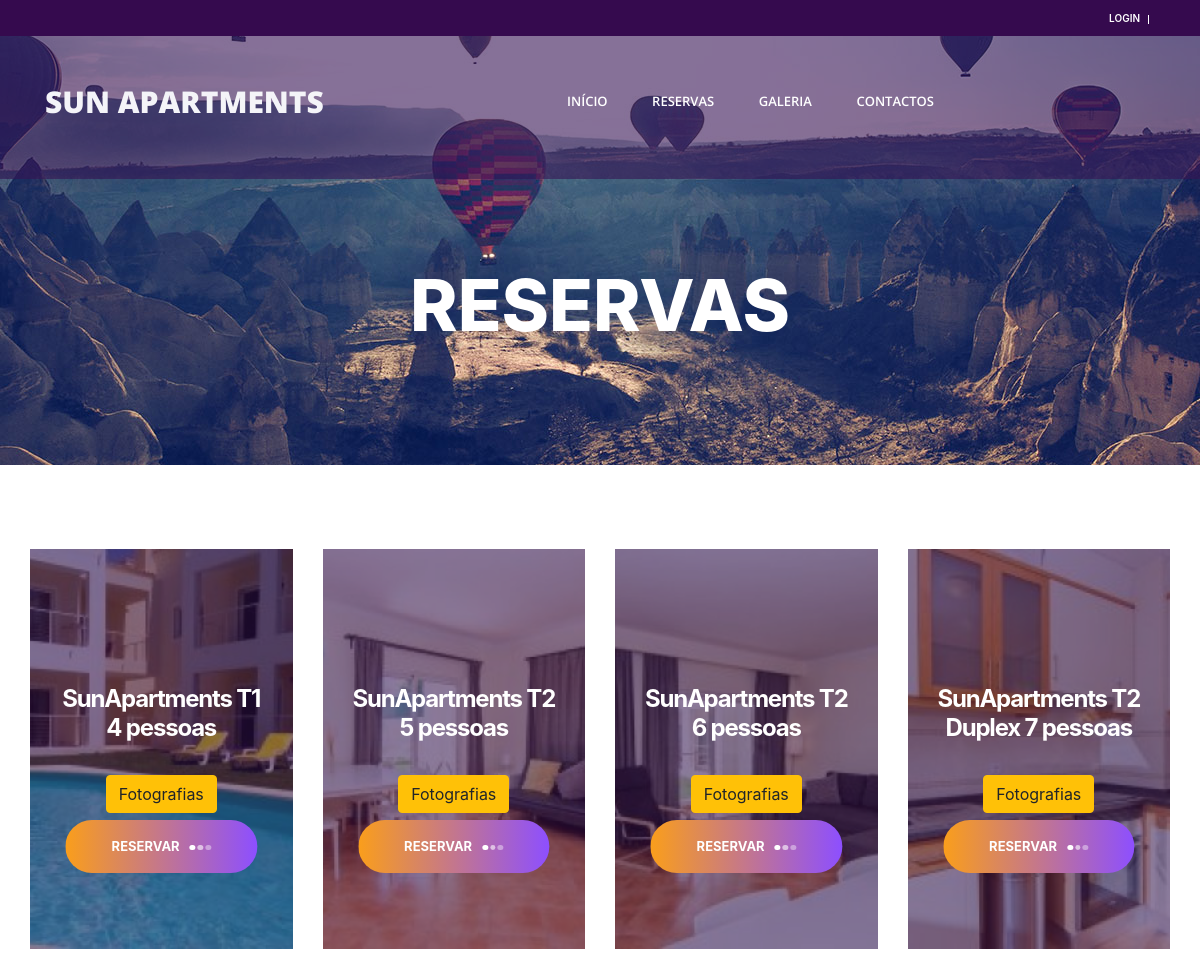
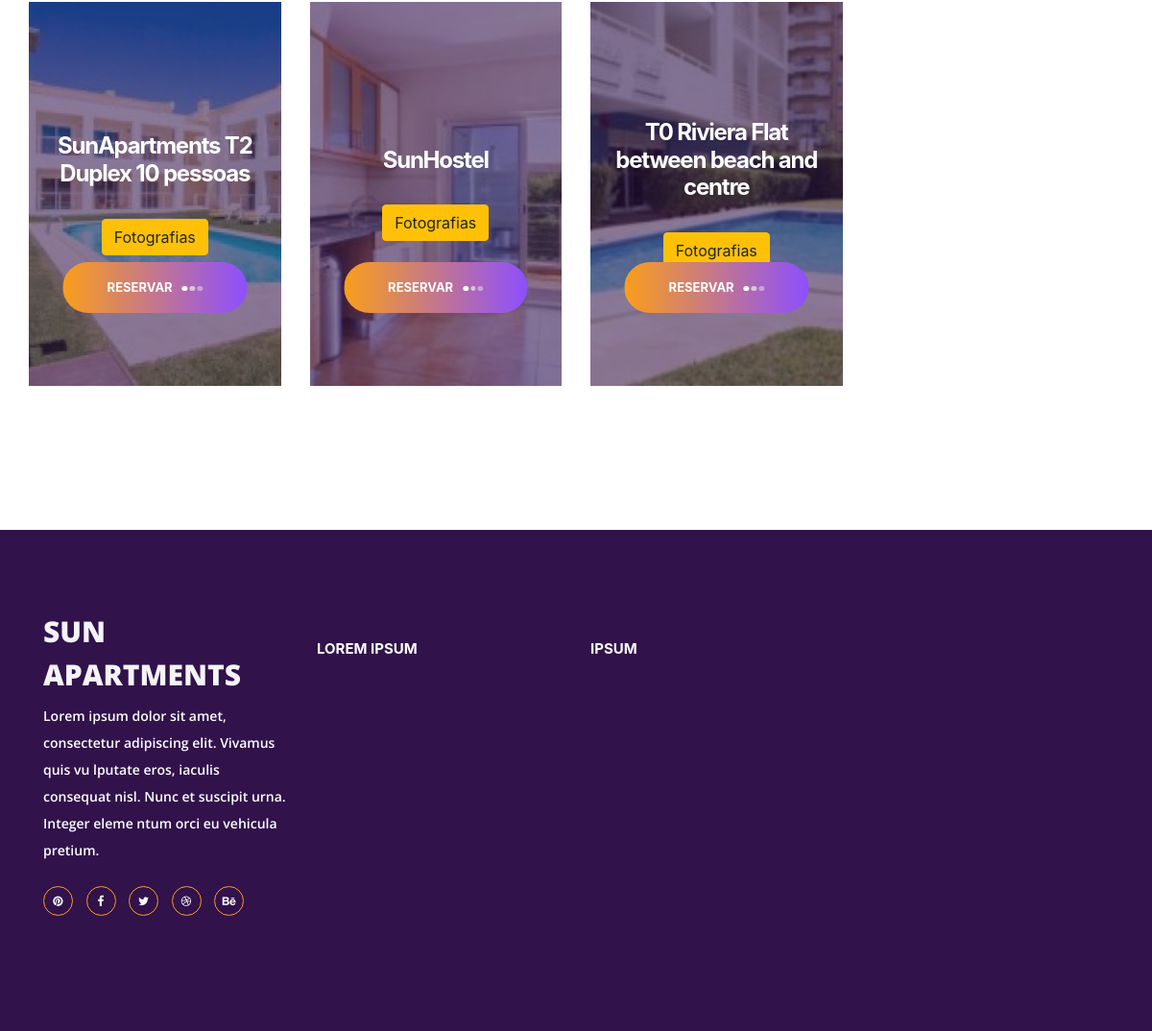
The page /reservas.php on the database its author committed (2 pictures, top to bottom).
### tables this page shows
CREATE TABLE `apartamento` (
  `id` int(11) NOT NULL,
  `titulo` varchar(100) NOT NULL,
  `descricao` varchar(255) NOT NULL,
  `foto_destaque` varchar(255) NOT NULL
);

### reservas.php (the view, shortened to what this page needs)
<?php
include 'ligar_db.php';
?>
<!DOCTYPE html>
<html lang="en">
<head>
	<link rel="stylesheet" type="text/css" href="styles/bootstrap4/bootstrap.min.css">
	<link href="plugins/font-awesome-4.7.0/css/font-awesome.min.css" rel="stylesheet" type="text/css">
	<link rel="stylesheet" type="text/css" href="styles/offers_styles.css">
	<link rel="stylesheet" type="text/css" href="styles/offers_responsive.css">
	<link rel="stylesheet" href="https://maxcdn.bootstrapcdn.com/bootstrap/4.1.0/css/bootstrap.min.css">
	<link rel="stylesheet" type="text/css" href="styles/reservas.css">
</head>
<body>
	<div class="super_container">
		<header class="header">
			<div class="top_bar">
				<div class="container">
					<div class="row">
						<?php include 'barra.php'; ?>
				</div>
			</div>
		</div>
		<nav class="main_nav">
			<div class="container">
				<div class="row">
					<div class="col main_nav_col d-flex flex-row align-items-center justify-content-start">
						<div class="logo_container">
							<div class="logo"><a href="#">Sun Apartments</a></div>
						</div>
						<div class="main_nav_container ml-auto">
							<ul class="main_nav_lirst">
								<li class="main_nav_item"><a href="index.php">início</a></li>
								<li class="main_nav_item"><a href="reservas.php">reservas</a></li>
								<li class="main_nav_item"><a href="galeria.php">Galeria</a></li>
								<li class="main_nav_item"><a href="sobre.php">contactos</a></li>
							</ul>
						</div>
					</div>
				</div>
			</div>
		</nav>
	</header>
	<div class="home">
		<div class="home_background parallax-window" data-parallax="scroll" data-image-src="images/about_background.jpg"></div>
		<div class="home_content">
			<div class="home_title">Reservas</div>
		</div>
	</div>
	<div class="offers">
		<div class="intro">
			<div class="container-fluid">
				<div class="row intro_items" style="padding: 15px;">
					<?php
					$busca_imo = mysqli_query($link, "SELECT * FROM apartamento");
					if (mysqli_num_rows($busca_imo) > 0) {
						while($info_imo = mysqli_fetch_array($busca_imo)) {
							$id = $info_imo['id'];
							$titulo = $info_imo['titulo'];
							$foto_destaque = $info_imo['foto_destaque'];
							?>
							<div class="col-lg-3 intro_col" id="coluna">
								<div class="intro_item">
									<div class="intro_item_overlay"></div>
									<div class="intro_item_background" style="background-image:url(<?php echo $foto_destaque; ?>)"></div>
									<div class="intro_item_content d-flex flex-column align-items-center justify-content-center">
										<div class="button intro_button"><div class="button_bcg"></div><a href="produto.php?id=<?php echo $id; ?>">Reservar<span></span><span></span><span></span></a></div>
										<div class="intro_center text-center">
											<h1 style="font-size: 150%;"><?php echo $titulo; ?></h1>
										</div>
										<br>
										<a href="#" class="btn btn-warning" data-toggle="modal" data-target="#<?php echo $id; ?>">Fotografias</a>
									</div>
								</div>
							</div>
							<?php
						} }
						?>
					</div></div></div>
					</div>
				</div>
	<footer class="footer">
		<div class="container">
			<div class="row">
				<div class="col-lg-3 footer_column">
					<div class="footer_col">
						<div class="footer_content footer_about">
							<div class="logo_container footer_logo">
								<div class="logo"><a href="#">Sun Apartments</a></div>
							</div>
							<p class="footer_about_text">Lorem ipsum dolor sit amet, consectetur adipiscing elit. Vivamus quis vu lputate eros, iaculis consequat nisl. Nunc et suscipit urna. Integer eleme ntum orci eu vehicula pretium.</p>
							<ul class="footer_social_list">
								<li class="footer_social_item"><a href="#"><i class="fa fa-pinterest"></i></a></li>
								<li class="footer_social_item"><a href="#"><i class="fa fa-facebook-f"></i></a></li>
								<li class="footer_social_item"><a href="#"><i class="fa fa-twitter"></i></a></li>
								<li class="footer_social_item"><a href="#"><i class="fa fa-dribbble"></i></a></li>
								<li class="footer_social_item"><a href="#"><i class="fa fa-behance"></i></a></li>
							</ul>
						</div>
					</div>
				</div>
				<div class="col-lg-3 footer_column">
					<div class="footer_col">
						<div class="footer_title">Lorem ipsum</div>
					</div>
				</div>
				<div class="col-lg-3 footer_column">
					<div class="footer_col">
						<div class="footer_title">Ipsum</div>
					</div>
				</div>
				<div class="col-lg-3 footer_column">
		</div>
	</footer>
</body>
</html>

### barra.php (shortened to what this page needs)
<link rel="stylesheet" type="text/css" href="styles/google.css">
<div class="col d-flex flex-row">
						<div class="user_box ml-auto">
							<?php
							if (isset($_SESSION['login'])) {
							?>
							<div class="user_box_login user_box_link"><a href="painel.php">Painel</a></div>
							<div class="user_box_login user_box_link"><a href="logout.php">logout</a></div>
							<?php
							} else {
							?>
							<div class="user_box_login user_box_link"><a href="login.php">login</a></div>
							<?php
							}
							?>
						</div>
					</div>

### styles/offers_responsive.css (style rules this page uses)
@media only screen and (max-width: 1730px) { .offers { padding-top: 0px; } }

### styles/reservas.css (style rules this page uses)
.intro_items { margin-top: 69px; flex-wrap: wrap; }
.intro_item { width: 100%; height: 400px; display: inline-block; padding: 25px; }
.intro_item_overlay { position: absolute; top: 0; left: 0; width: 100%; height: 100%; z-index: 2; background: rgba(49, 18, 75, 0.55); }
.intro_item_background { position: absolute; top: 0; left: 0; width: 100%; height: 100%; background-repeat: no-repeat; background-size: cover; background-position: center center; z-index: 1; }
.intro_item_content { width: 100%; height: 100%; z-index: 3; }
.intro_button { position: absolute; bottom: 51px; left: 50%; -webkit-transform: translateX(-50%); -moz-transform: translateX(-50%); -ms-transform: translateX(-50%); -o-transform: translateX(-50%); transform: translateX(-50%); }
.intro_center h1 { font-size: 59px; font-weight: 700; color: #FFFFFF; letter-spacing: -0.05em; }
#coluna { margin-bottom: 20px; }

### rows shown on the page
apartamento: foto_destaque (picture), titulo "SunApartments T1 4 pessoas"
apartamento: foto_destaque (picture), titulo "SunApartments T2 5 pessoas"
apartamento: foto_destaque (picture), titulo "SunApartments T2 6 pessoas"
apartamento: foto_destaque (picture), titulo "SunApartments T2 Duplex 7 pessoas"
apartamento: foto_destaque (picture), titulo "SunApartments T2 Duplex 10 pessoas"
apartamento: foto_destaque (picture), titulo "SunHostel"
apartamento: foto_destaque (picture), titulo "T0 Riviera Flat between beach and centre"
